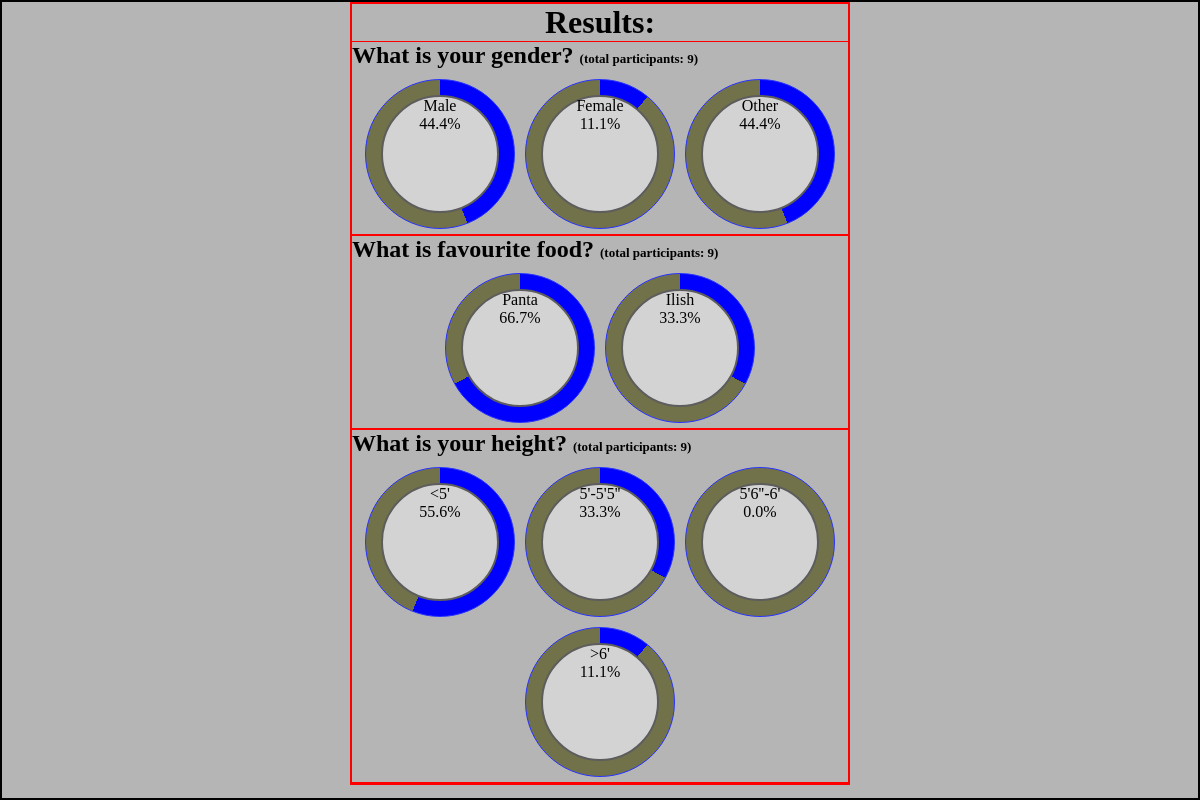
The app's page /result/, older data.
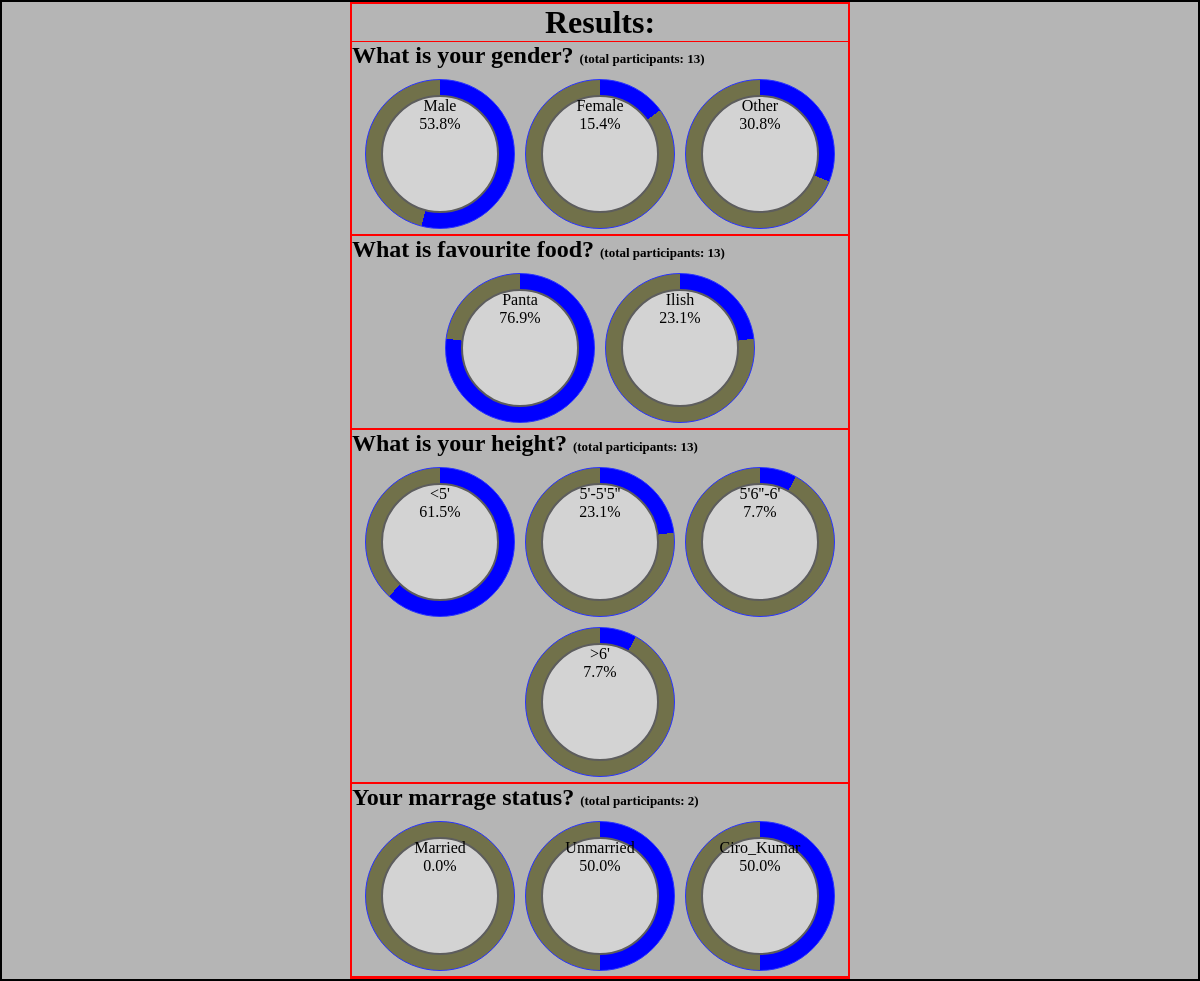
The same page, newer data.
### practice/models.py (models this page shows, shortened)
class Question(models.Model):
    q_text = models.CharField(max_length = 200)
    participants = models.IntegerField(default = 0)

class Choice(models.Model):
    question = models.ForeignKey(Question, on_delete = models.CASCADE)
    c_text = models.CharField(max_length = 200)
    votes = models.IntegerField(default = 0)
    percentage = models.FloatField(default = 0)

### practice/views.py (the view)
# urls.py: path("result/", views.result, name="result"),
def result(request):
    questions = Question.objects.all()
    totalParticipants = Question.objects.all()[0].participants
    context = {
        "questions": questions,
        "totalParticipants": totalParticipants
    }
    template = loader.get_template("result.html")
    return HttpResponse(template.render(context, request))

### practice/templates/result.html (shortened to what this page needs)
<!DOCTYPE html>
<html lang="en">
<head>
</head>
<body>
    <div class="bdy">
        <div class="container">
            <h1>Results:</h1>
            {% for question in questions %}
            <div class="qs">
                <h2>{{ question.q_text }} <span>(total participants: {{ question.participants }})</span></h2>
                <div class="ch_container">
                    {% for choice in question.choice_set.all %}
                    <div class="choices" id="ch_{{ choice.id }}">
                        <div class="plates">
                            <span>{{ choice.c_text }} <br> {{ choice.percentage|floatformat:1 }}%</span>
                        </div>
                    </div>
                    {% endfor %}
                </div>
            </div>
            {% endfor %}
        </div>
    </div>
</body>
</html>

### practice/templates/result.html (style rules this page uses)
* { box-sizing: border-box; margin: 0; padding: 0; }
body { width: 100vw; height: 100vh; }
.bdy { width: 100%; height: 100%; border: 2px solid rgb(0, 0, 0); background-color: rgba(0, 0, 0, 0.289); display: flex; justify-content: center; overflow: auto; }
.container { border: 2px solid red; width: 500px; height: fit-content; overflow: auto; }
.container h1 { text-align: center; }
.qs { border-top: 1px solid red; border-bottom: 1px solid red; width: 100%; height: 33%; }
.qs h2 span { font-size: small; }
.ch_container { margin-top: 5px; width: 100%; height: 85%; display: flex; flex-wrap: wrap; justify-content: center; }
.choices { width: 150px; height: 150px; border: 1px solid rgb(39, 50, 255); margin: 5px; border-radius: 50%; background-image: conic-gradient(blue 0deg, blue 0deg, rgb(113, 113, 74) 0deg); position: relative; }
.plates { height: 80%; width: 80%; background-color: rgb(211, 211, 211); border: 2px solid rgb(93, 93, 93); border-radius: 50%; position: absolute; left: 10%; top: 10%; z-index: 1; text-align: center; }

Row changes from the older to the newer data that the page shows:
changed Question "What is your gender?": participants "9" → "13"
changed Choice "Male": percentage "44.4" → "53.8"
changed Choice "Female": percentage "11.1" → "15.4"
changed Choice "Other": percentage "44.4" → "30.8"
changed Question "What is favourite food?": participants "9" → "13"
changed Choice "Panta": percentage "66.7" → "76.9"
changed Choice "Ilish": percentage "33.3" → "23.1"
changed Question "What is your height?": participants "9" → "13"
changed Choice (number 6 of 12 on the later page): percentage "55.6" → "61.5"
changed Choice (number 7 of 12 on the later page): percentage "33.3" → "23.1"
changed Choice (number 8 of 12 on the later page): percentage "0.0" → "7.7"
changed Choice (number 9 of 12 on the later page): percentage "11.1" → "7.7"
added Question: q_text "Your marrage status?", participants "2"
added Choice: c_text "Married", percentage "0.0", shown under "Your marrage status?"
added Choice: c_text "Unmarried", percentage "50.0", shown under "Your marrage status?"
added Choice: c_text "Ciro_Kumar", percentage "50.0", shown under "Your marrage status?"
